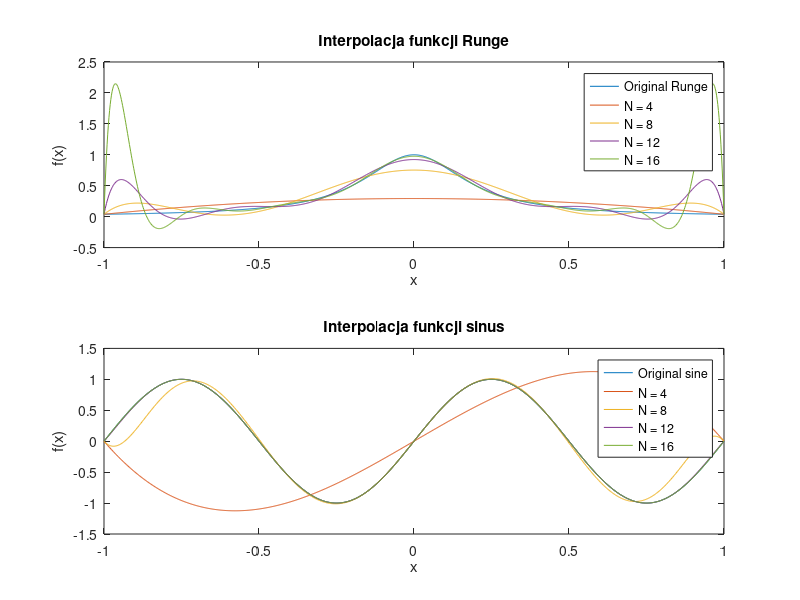

Write MATLAB code to recreate this figure.
function [V, original_Runge, original_sine, interpolated_Runge, interpolated_sine] = zadanie1()
    % Rozmiar tablic komórkowych (cell arrays) V, interpolated_Runge, interpolated_sine: [1,4].
    % V{i} zawiera macierz Vandermonde wyznaczoną dla liczby węzłów interpolacji równej N(i)
    % original_Runge - wektor wierszowy zawierający wartości funkcji Runge dla wektora x_fine=linspace(-1, 1, 1000)
    % original_sine - wektor wierszowy zawierający wartości funkcji sinus dla wektora x_fine
    % interpolated_Runge{i} stanowi wierszowy wektor wartości funkcji interpolującej 
    %       wyznaczonej dla funkcji Runge (wielomian stopnia N(i)-1) w punktach x_fine
    % interpolated_sine{i} stanowi wierszowy wektor wartości funkcji interpolującej
    %       wyznaczonej dla funkcji sinus (wielomian stopnia N(i)-1) w punktach x_fine
    N = 4:4:16;
    x_fine = linspace(-1, 1, 1000);
    original_Runge = 1 ./ (1 + 25 * x_fine.^2); % Funkcja Runge
    original_sine = sin(2 * pi * x_fine); % Funkcja sinus

    subplot(2,1,1);
    plot(x_fine, original_Runge,'DisplayName', sprintf('Original Runge'));
    hold on;
    for i = 1:length(N)
        V{i} = vandermonde_matrix(N(i)); % Macierz Vandermonde
        x_coarse = linspace(-1, 1, N(i)); % Węzły interpolacji
        y_coarse_Runge = 1 ./ (1 + 25 * x_coarse.^2)'; % Wartości funkcji Runge w węzłach interpolacji
        c_runge = V{i} \ y_coarse_Runge; % Współczynniki wielomianu interpolującego
        interpolated_Runge{i} = polyval(flipud(c_runge), x_fine); % Interpolacja
        plot(x_fine, interpolated_Runge{i}, 'DisplayName', sprintf('N = %d', N(i)));
    end
    hold off;
    title('Interpolacja funkcji Runge');
    xlabel('x');
    ylabel('f(x)');
    legend('show');
    subplot(2,1,2);
    plot(x_fine, original_sine,'DisplayName', sprintf('Original sine'));
    hold on;
    for i = 1:length(N)
        x_coarse = linspace(-1, 1, N(i));
        y_coarse_sine = sin(2 * pi * x_coarse)';
        c_sine = V{i} \ y_coarse_sine;
        interpolated_sine{i} = polyval(flipud(c_sine), x_fine);
        plot(x_fine, interpolated_sine{i}, 'DisplayName', sprintf('N = %d', N(i)));
    end
    hold off;
    title('Interpolacja funkcji sinus');
    xlabel('x');
    ylabel('f(x)');
    legend('show');
    saveas(gcf,'zadanie1.png');
end

function V = vandermonde_matrix(N)
    % Generuje macierz Vandermonde dla N równomiernie rozmieszczonych w przedziale [-1, 1] węzłów interpolacji
    x_coarse = linspace(-1,1,N);
    V = zeros(N);

    for i = 1:N
        V(:,i) = x_coarse.^(i-1);
    end
end
